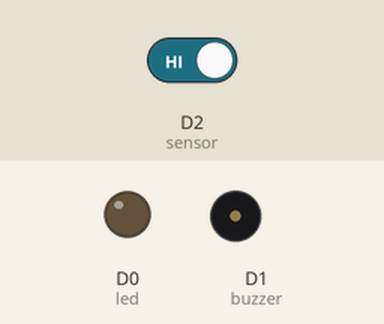
This sketch was run on a simulated ESP8266 (NodeMCU). Parts: output pins drawn as LEDs (lit = HIGH), buzzer (waves = sounding). The inputs (shaded band) are chosen by the test bench; at power-on: D2 (sensor) HIGH.

Above: at 15.2 s.
15.3 s: D2 (sensor) driven LOW
At 16.2 s:
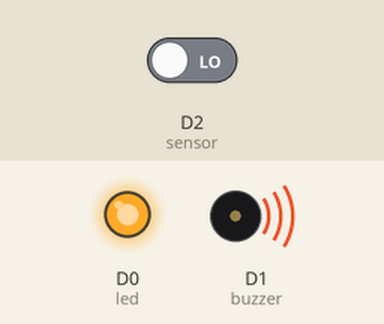
16.8 s: D2 (sensor) driven HIGH
At 17.3 s:
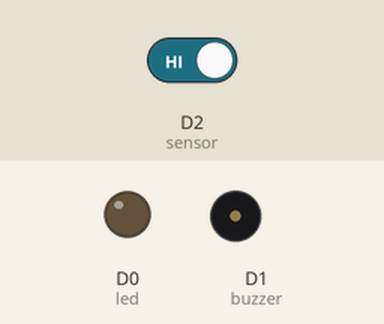
Timing chart, 0 to 19.8 s (numbered marks = the images above; inputs shaded):
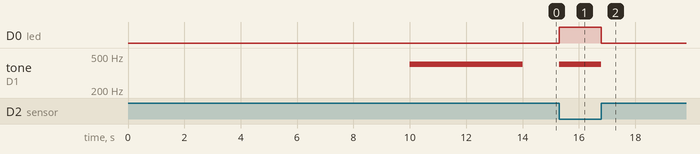

The sketch:

magnetic_switch.ino
```cpp
const int buzzer = D1;
const int sensor = D2;
const int led = D0;

int state; // 0 close - 1 open wwitch

void setup()
{
  pinMode(sensor, INPUT_PULLUP);
  pinMode(led, OUTPUT);

  digitalWrite(led, LOW);
  delay(10000);
  tone(buzzer, 400);
  delay(4000);
  noTone(buzzer);
  tone(buzzer, 400);
  noTone(buzzer);
}

void loop()
{
  state = digitalRead(sensor);

  if (state == LOW){
    tone(buzzer, 400);
    digitalWrite(led, HIGH);
  }else{
   noTone(buzzer);
   digitalWrite(led, LOW);
  }
}


///* Arduino Tutorial: How to use a magnetic contact switch
//   Dev: Michalis Vasilakis // www.ardumotive.com // Date: 4/8/2016 */
//
//#include "SIM900.h"
//#include "SoftwareSerial.h"
//SoftwareSerial SIM900A(D5,D7); //RX || TX
//#include "sms.h"
//SMSGSM sms;
//
//boolean started=false;
//boolean kirim=false;
//char smsbuffer[160];
//char n[20];
//
//const int ledPin = D1;
//const int sensor = D6;
//
//int state = 0; // 0 close - 1 open wwitch
//
//void setup()
//{
//  //conec to gsm
//  SIM900A.begin(115200);   // Setting the baud rate of GSM Module
//  Serial.begin(115200);    // Setting the baud rate of Serial Monitor (Arduino)
//  Serial.println ("SIM900A Ready");
//  delay(100);
//  Serial.println (" Ketik 's' untuk Mengirim SMS dan 'r' untuk Membaca SMS masuk");
//
//  pinMode(sensor, INPUT);
////  pinMode(switchPin, INPUT);
//
//  pinMode(ledPin, OUTPUT);
//
//  if (gsm.begin(115200)){
//      started=true;
//      digitalWrite(ledPin,LOW);
//      delay(100);
//      digitalWrite(ledPin,HIGH);
//      delay(100);
//      digitalWrite(ledPin,LOW);
//      delay(100);
//      digitalWrite(ledPin,HIGH);
//    }
//}
//
//void loop()
//{
////  state = digitalRead(sensor);
////  Serial.println(state);
////  if (state == HIGH){
//////    tone(buzzer, 400);
////    digitalWrite(ledPin, HIGH);
////  }
////  else{
//////    noTone(buzzer);
////    digitalWrite(ledPin, LOW);
////    digitalWrite(ledPin,HIGH);
////    delay(100);
////    digitalWrite(ledPin,LOW);
////    delay(100);
////    digitalWrite(ledPin,LOW);
////  }
////  delay(200);
//
//  boolean a=digitalRead(sensor);
////  Serial.println(a);
//  if(a){
//    digitalWrite(ledPin, HIGH);
//  }else{
//    digitalWrite(ledPin, LOW);
//    digitalWrite(ledPin,HIGH);
//    delay(100);
//    digitalWrite(ledPin,LOW);
//    delay(100);
//    digitalWrite(ledPin,LOW);
////    if(started){
////      if(!kirim){
////          SendMessage();
////          kirim=true;
////      }
////    }
////
////    kirim=false;
//
//  }
//}
//
//void SendMessage()
//{
//  SIM900A.println("AT+CMGF=1");    //Sets the GSM Module in Text Mode
//  delay(1000);  // Delay of 1000 milli seconds or 1 second
//  SIM900A.println("AT+CMGS=\"081221686350\"\r"); // Replace with your mobile number
//  delay(1000);
//  SIM900A.println("Pintu Terbuka");// The SMS text you want to send
//  delay(100);
//  SIM900A.println((char)26);// ASCII code of CTRL+Z
//  delay(1000);
//  Serial.println ("SMS Selesai dikirim");
//}
```

Measured:
- after the input at 15.3 s, D0 (led): LOW → HIGH at once; tone on D1 (buzzer): silent → 400 Hz at once
- after the input at 16.8 s, D0 (led): HIGH → LOW at once; tone on D1 (buzzer): 400 Hz → silent at once
